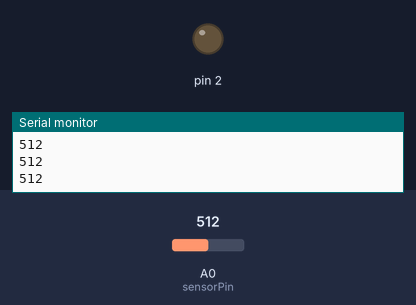
This sketch was run on a simulated Arduino Uno, built with avr-gcc and run on an emulated ATmega328P. On the bench: output pins drawn as LEDs (lit = HIGH), the last lines printed to the serial monitor. The test bench sets the inputs (shaded band); at power-on: A0 (sensorPin) = 512.

Above: at 1.2 s.
1.3 s: A0 (sensorPin) set to 108
2.8 s: A0 (sensorPin) set to 91
At 3.6 s:
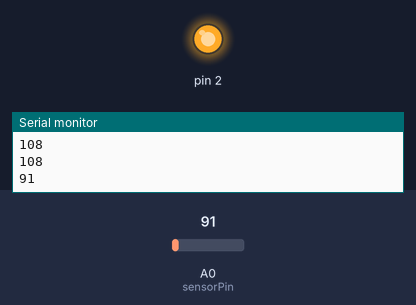
5.8 s: A0 (sensorPin) set to 110
At 6.2 s:
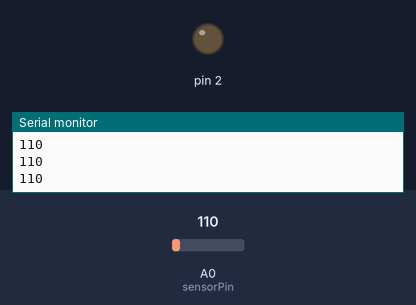
7.3 s: A0 (sensorPin) set to 90
At 8.1 s:
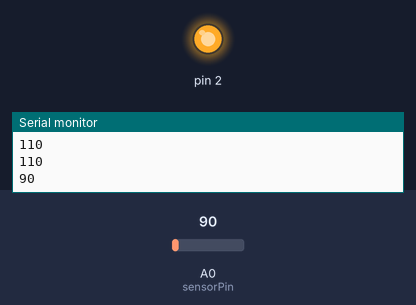
Timing chart, 0 to 10.3 s (numbered marks = the images above; inputs shaded):
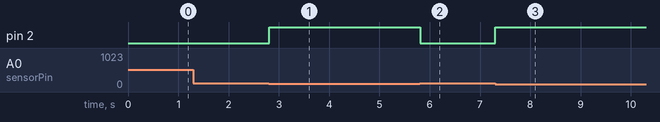

Measured:
- the behaviour switches between 101 and 100 on A0 (sensorPin) (found by bisection; images 0 and 1)
- after the input at 2.8 s, pin 2: LOW → HIGH at once
- after the input at 5.8 s, pin 2: HIGH → LOW at once
- after the input at 7.3 s, pin 2: LOW → HIGH at once

The sketch:

IrLineTrackingSensor.ino
```cpp
int sensorPin = 0;
int sensorValue = 0;

void setup() {
  pinMode(2, OUTPUT);
  Serial.begin (9600);
}

void loop() {
  sensorValue = analogRead (sensorPin);
  Serial.println (sensorValue, DEC);
  if(sensorValue <= 100) {
    digitalWrite (2, HIGH);
    delay(1000);
  }
  digitalWrite (2, LOW);
}
```
